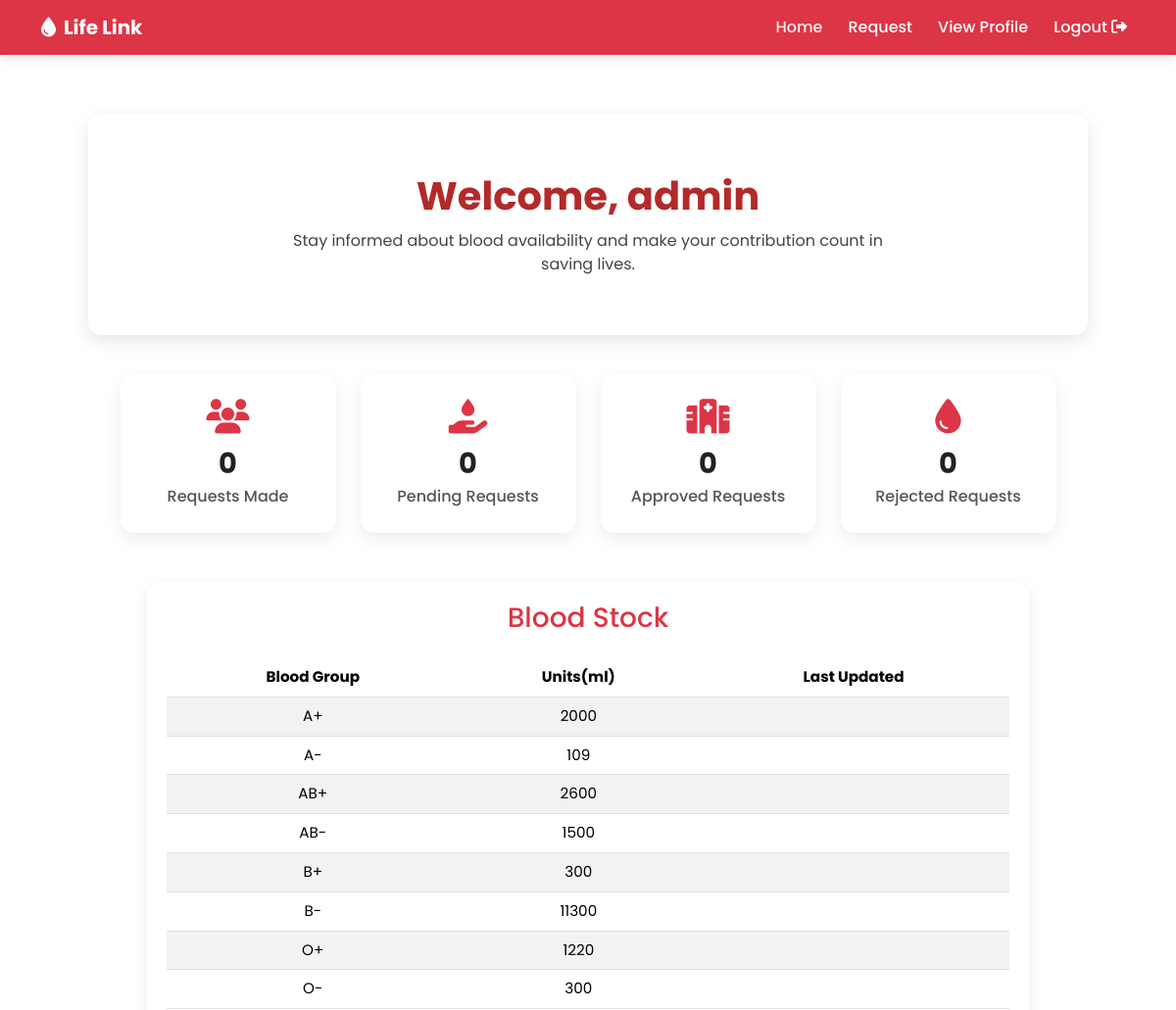
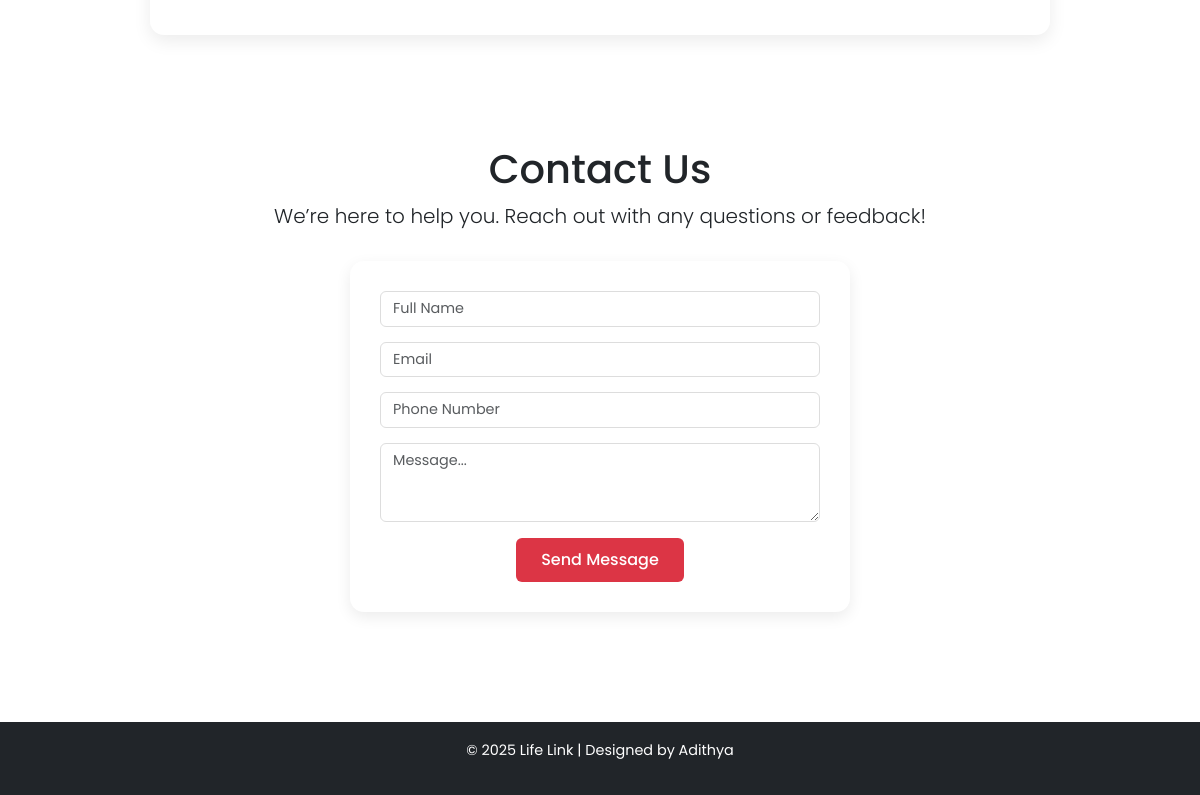
The page /patienthome/ (signed in) on the database its author committed (2 pictures, top to bottom).
### blood_bank_app/models.py (models this page shows, shortened)
class BloodStock(models.Model):
    BLOOD_GROUP = BLOOD_GROUP_CHOICES
    blood_group = models.CharField(max_length=5,choices=BLOOD_GROUP_CHOICES, unique=True)
    units = models.PositiveIntegerField(default=0)
    collected_date = models.DateField(default=date.today)
    expiry_date = models.DateField(blank=True, null=True)

### blood_bank_app/views.py (the view)
# urls.py: path('patienthome/', views.patient_home, name='patienthome'),
@login_required
def patient_home(request):
    patient_requests = BloodRequest.objects.filter(user=request.user)
    context = {
        'stocks': BloodStock.objects.all().order_by('blood_group'),
        'total_requests': patient_requests.count(),
        'pending_requests': patient_requests.filter(status='Pending').count(),
        'approved_requests': patient_requests.filter(status='Accepted').count(),
        'rejected_requests': patient_requests.filter(status='Rejected').count(),
        'username': request.user.username,
    }
    return render(request, 'patient/patient_home.html', context)

### blood_bank_app/templates/patient/patient_home.html (shortened to what this page needs)
<!DOCTYPE html>
<html lang="en">
<head>
  <link href="https://cdn.jsdelivr.net/npm/bootstrap@5.3.3/dist/css/bootstrap.min.css" rel="stylesheet">
  <link rel="stylesheet" href="https://cdnjs.cloudflare.com/ajax/libs/font-awesome/6.4.2/css/all.min.css">
</head>
<body>
  <nav class="navbar navbar-expand-lg navbar-dark">
    <div class="container">
      <a class="navbar-brand fw-bold" href="#">
        <i class="fa-solid fa-droplet me-2"></i>Life Link
      </a>
      <div class="collapse navbar-collapse" id="navbarNav">
        <ul class="navbar-nav ms-auto">
          <li class="nav-item"><a class="nav-link active" href="{% url 'patienthome' %}">Home</a></li>
          <li class="nav-item"><a class="nav-link" href="{% url 'requestform' %}">Request</a></li>
          <li class="nav-item"><a class="nav-link" href="{% url 'patient_profile_view' %}">View Profile</a></li>
          <li class="nav-item">
            <a class="nav-link logout" href="{% url 'logout' %}" onclick="return confirmLogout()">
              Logout <i class="fa-solid fa-right-from-bracket"></i>
            </a>
          </li>
        </ul>
      </div>
    </div>
  </nav>
  <section class="hero">
    <h1>Welcome, {{ username }}</h1>
    <p>Stay informed about blood availability and make your contribution count in saving lives.</p>
  </section>
  <div class="summary-cards">
    <div class="summary-card">
      <i class="fa-solid fa-users"></i>
      <p class="count-number">{{ total_requests }}</p>
      <p>Requests Made</p>
    </div>
    <div class="summary-card">
      <i class="fa-solid fa-hand-holding-droplet"></i>
      <p class="count-number">{{ pending_requests }}</p>
      <p>Pending Requests</p>
    </div>
    <div class="summary-card">
      <i class="fa-solid fa-hospital"></i>
      <p class="count-number">{{ approved_requests }}</p>
      <p>Approved Requests</p>
    </div>
    <div class="summary-card">
      <i class="fa-solid fa-droplet"></i>
      <p class="count-number">{{ rejected_requests }}</p>
      <p>Rejected Requests</p>
    </div>
  </div>
  <div class="table-container">
    <h3 class="text-center text-danger mb-4">Blood Stock</h3>
    <div class="table-responsive">
      <table class="table table-striped align-middle">
        <thead>
          <tr>
            <th>Blood Group</th>
            <th>Units(ml)</th>
            <th>Last Updated</th>
          </tr>
        </thead>
        <tbody>
          {% for stock in stocks %}
          <tr>
            <td>{{ stock.blood_group }}</td>
            <td>{{ stock.units }}</td>
            <td>{{ stock.last_updated|date:"Y-m-d" }}</td>
          </tr>
          {% empty %}
          <tr>
            <td colspan="3">No stock records found.</td>
          </tr>
          {% endfor %}
        </tbody>
      </table>
    </div>
  </div>
  <section class="contact-section">
    <div class="container">
      <h1>Contact Us</h1>
      <p class="lead mt-2">We’re here to help you. Reach out with any questions or feedback!</p>
      <div class="contact-card">
        <form method="post">
          <input type="text" name="fname" class="form-control" placeholder="Full Name" required>
          <input type="email" name="email" class="form-control" placeholder="Email" required>
          <input type="tel" name="phonenum" class="form-control" placeholder="Phone Number" required>
          <textarea name="message" class="form-control" rows="3" placeholder="Message..." required></textarea>
          <div class="text-center mt-3">
            <button type="submit" class="btn btn-submit">Send Message</button>
          </div>
        </form>
      </div>
    </div>
  </section>
  <footer>
    <p>© 2025 Life Link | Designed by Adithya</p>
  </footer>
</body>
</html>

### blood_bank_app/templates/patient/patient_home.html (style rules this page uses)
body { font-family: 'Poppins', sans-serif; background: url('https://images.unsplash.com/photo-1625134673209-883c8a0f3c80?auto=format&fit=crop&w=1920&q=80') no-repeat center center/cover; background-attachment: fixed; position: relative; min-height: 100vh; }
body::before { content: ""; position: fixed; inset: 0; background: rgba(255, 255, 255, 0.92); z-index: -1; }
.navbar { background-color: #dc3545; box-shadow: 0 4px 10px rgba(0,0,0,0.1); }
.navbar .nav-link { color: #fff !important; font-weight: 500; margin-left: 10px; transition: 0.3s; }
.navbar .nav-link:hover, .navbar .nav-link.active { color: #ffeaea !important; }
.hero { background: rgba(255, 255, 255, 0.95); border-radius: 14px; box-shadow: 0 6px 18px rgba(0,0,0,0.1); padding: 60px 40px; margin: 60px auto 40px; text-align: center; width: 85%; backdrop-filter: blur(6px); }
.hero h1 { font-weight: 700; color: #b32a2a; font-size: 2.5rem; margin-bottom: 10px; }
.hero p { color: #444; font-size: 1rem; max-width: 650px; margin: 0 auto; }
.summary-cards { display: flex; flex-wrap: wrap; justify-content: center; gap: 25px; margin-top: 30px; }
.summary-card { background: #fff; border-radius: 14px; box-shadow: 0 6px 18px rgba(0,0,0,0.08); padding: 25px 20px; width: 220px; text-align: center; transition: all 0.3s ease; }
.summary-card i { font-size: 2.2rem; color: #dc3545; margin-bottom: 10px; }
.summary-card .count-number { font-size: 1.8rem; font-weight: 700; color: #222; }
.summary-card p { margin: 0; font-weight: 500; color: #555; }
.table-container { margin: 50px auto; max-width: 900px; background: #fff; border-radius: 14px; box-shadow: 0 6px 18px rgba(0,0,0,0.08); padding: 20px; }
table { width: 100%; border-collapse: collapse; }
thead { background-color: #dc3545; color: #fff; }
th, td { padding: 12px 15px; text-align: center; font-size: 0.95rem; }
.contact-section { background: rgba(255, 255, 255, 0.9); padding: 60px 20px; text-align: center; backdrop-filter: blur(4px); margin-top: 50px; }
.contact-card { max-width: 500px; margin: 30px auto 0; background: #fff; border-radius: 14px; box-shadow: 0 5px 15px rgba(0,0,0,0.08); padding: 30px; }
.contact-card input, .contact-card textarea { font-size: 0.9rem; border-radius: 6px; border: 1px solid #ddd; margin-bottom: 15px; }
.btn-submit { background-color: #dc3545; border: none; color: #fff; font-weight: 500; padding: 10px 25px; border-radius: 6px; transition: 0.3s; }
footer { background-color: #212529; color: #fff; padding: 18px 0; font-size: 0.9rem; margin-top: 50px; text-align: center; }

### rows shown on the page
BloodStock: blood_group "A+", units "2000"
BloodStock: blood_group "A-", units "109"
BloodStock: blood_group "AB+", units "2600"
BloodStock: blood_group "AB-", units "1500"
BloodStock: blood_group "B+", units "300"
BloodStock: blood_group "B-", units "11300"
BloodStock: blood_group "O+", units "1220"
BloodStock: blood_group "O-", units "300"

### other values the page prints
{{ username }} "admin"
{{ total_requests }} "0"
{{ pending_requests }} "0"
{{ approved_requests }} "0"
{{ rejected_requests }} "0"
